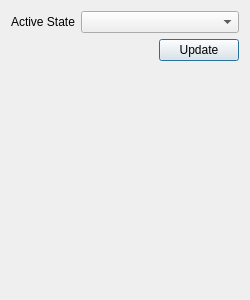
<?xml version="1.0" encoding="UTF-8"?>
<ui version="4.0">
 <class>EditorStateTransition</class>
 <widget class="QFrame" name="EditorStateTransition">
  <property name="geometry">
   <rect>
    <x>0</x>
    <y>0</y>
    <width>250</width>
    <height>300</height>
   </rect>
  </property>
  <property name="sizePolicy">
   <sizepolicy hsizetype="MinimumExpanding" vsizetype="Preferred">
    <horstretch>0</horstretch>
    <verstretch>0</verstretch>
   </sizepolicy>
  </property>
  <property name="minimumSize">
   <size>
    <width>250</width>
    <height>200</height>
   </size>
  </property>
  <property name="windowTitle">
   <string/>
  </property>
  <property name="frameShape">
   <enum>QFrame::NoFrame</enum>
  </property>
  <property name="frameShadow">
   <enum>QFrame::Raised</enum>
  </property>
  <layout class="QVBoxLayout" name="verticalLayout">
   <item>
    <layout class="QHBoxLayout" name="horizontalLayout">
     <item>
      <widget class="QLabel" name="label">
       <property name="sizePolicy">
        <sizepolicy hsizetype="Preferred" vsizetype="Preferred">
         <horstretch>0</horstretch>
         <verstretch>0</verstretch>
        </sizepolicy>
       </property>
       <property name="minimumSize">
        <size>
         <width>50</width>
         <height>0</height>
        </size>
       </property>
       <property name="text">
        <string>Active State</string>
       </property>
      </widget>
     </item>
     <item>
      <widget class="QComboBox" name="activeStateComboBox">
       <property name="sizePolicy">
        <sizepolicy hsizetype="MinimumExpanding" vsizetype="Fixed">
         <horstretch>0</horstretch>
         <verstretch>0</verstretch>
        </sizepolicy>
       </property>
      </widget>
     </item>
    </layout>
   </item>
   <item>
    <layout class="QHBoxLayout" name="horizontalLayout_3"/>
   </item>
   <item>
    <layout class="QHBoxLayout" name="horizontalLayout_2">
     <item>
      <spacer name="horizontalSpacer">
       <property name="orientation">
        <enum>Qt::Horizontal</enum>
       </property>
       <property name="sizeHint" stdset="0">
        <size>
         <width>40</width>
         <height>20</height>
        </size>
       </property>
      </spacer>
     </item>
     <item>
      <widget class="QPushButton" name="updateButton">
       <property name="toolTip">
        <string>&lt;html&gt;&lt;head/&gt;&lt;body&gt;&lt;p&gt;Update the value.&lt;/p&gt;&lt;/body&gt;&lt;/html&gt;</string>
       </property>
       <property name="text">
        <string>Update</string>
       </property>
       <property name="autoDefault">
        <bool>true</bool>
       </property>
       <property name="default">
        <bool>true</bool>
       </property>
      </widget>
     </item>
    </layout>
   </item>
   <item>
    <spacer name="verticalSpacer">
     <property name="orientation">
      <enum>Qt::Vertical</enum>
     </property>
     <property name="sizeHint" stdset="0">
      <size>
       <width>20</width>
       <height>40</height>
      </size>
     </property>
    </spacer>
   </item>
  </layout>
 </widget>
 <resources/>
 <connections/>
</ui>
